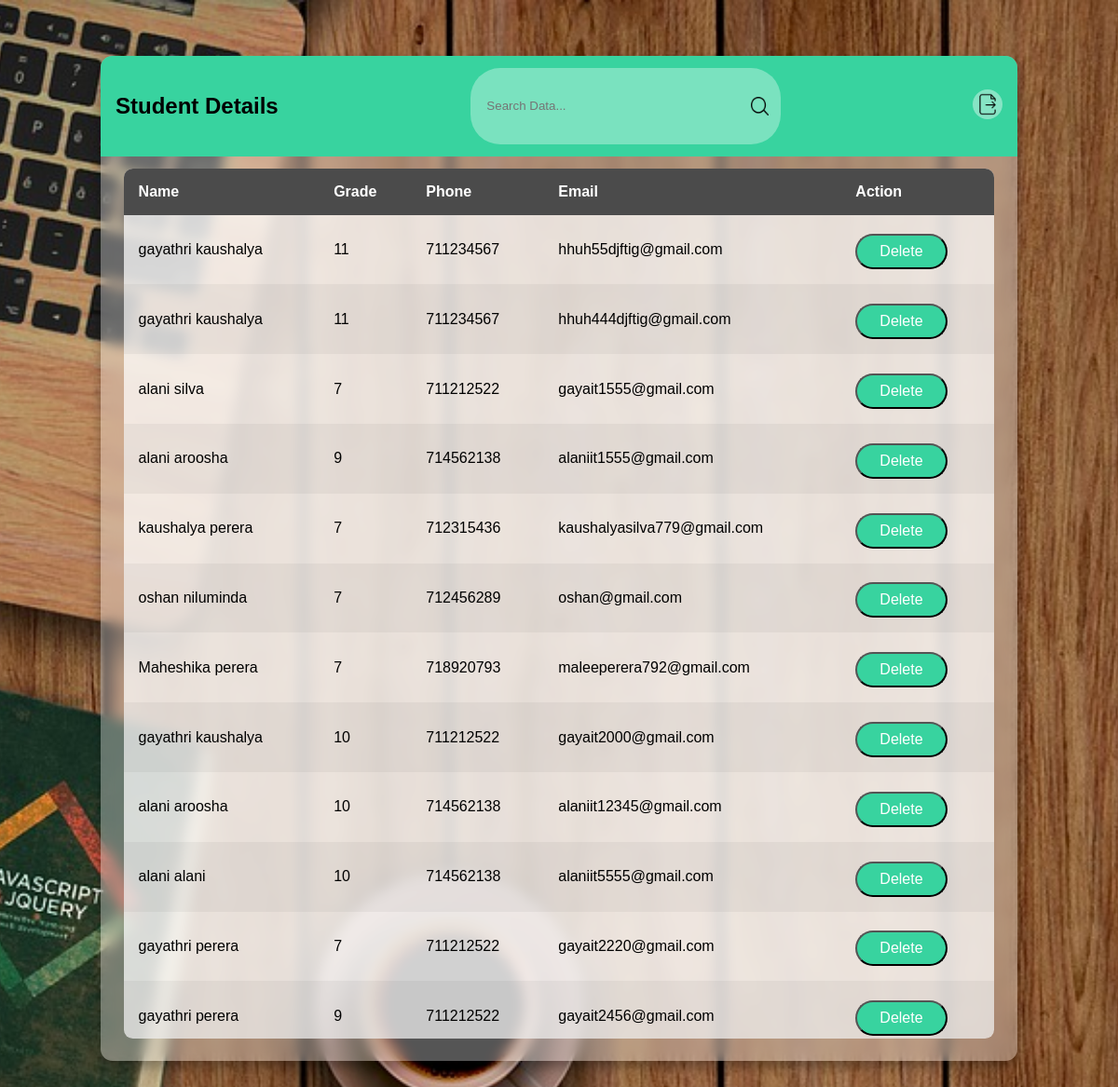
The page /admin/studenttable.php on the database its author committed.
### tables this page shows
CREATE TABLE `student` (
  `st_id` int(10) NOT NULL,
  `first_name` varchar(50) NOT NULL,
  `last_name` varchar(50) NOT NULL,
  `grade` int(10) NOT NULL,
  `phone` int(10) NOT NULL,
  `email` varchar(100) NOT NULL,
  `password` varchar(50) NOT NULL,
  `resetToken` varchar(255) DEFAULT NULL,
  `tokenExpire` date DEFAULT NULL,
  `date` datetime NOT NULL DEFAULT current_timestamp()
);

### admin/studenttable.php (the view, shortened to what this page needs)
<!DOCTYPE html>
<html lang="en">
<head>
    <link rel="stylesheet" href="admintablestyle.css">
</head>
<body>
    <main class="table">
        <section class="table__header">
            <h1>Student Details</h1>
            <div class="input-group">
                <input type="search" placeholder="Search Data...">
                <img src="images/search.png" alt="">
            </div>
            <div class="export__file">
                <a href="adminPanel.php"><label for="export-file" class="export__file-btn" title="Export File"></label></a>
            </div>
        </section>
        <section class="table__body">
        <table>
                <thead>
                    <tr>
					<th>Name</th>
					<th>Grade</th>
					<th>Phone</th>
                    <th>Email</th>
					<th>Action</th>
                    </tr>
                </thead>
				<tbody>
				<?php
					require_once "./adminconfig.php";
					$sql="SELECT* FROM student";
					$result=mysqli_query($conn,$sql);
					while($row=mysqli_fetch_assoc($result)){?>
						<tr>
							<td><?php echo $row['first_name'] ." ". $row['last_name']; ?></td>
							<td><?php echo $row['grade']; ?></td>
							<td><?php echo $row['phone']; ?></td>
                            <td><?php echo $row['email']; ?></td>
							<td>
								<a href='studentDelete.php?delete=<?php echo $row['st_id'];?>'>
									<button  >Delete</button>
								</a>
							</td>
						</tr>
						<?php
					}
				?>
				</tbody>
			</table>
        </section>
    </main>
</body>
</html>

### admin/admintablestyle.css (style rules this page uses)
:root { --green:#00E77F; --white:#fff; --light-white:#aaa; --black:#3d3d3d; --light-bg:#4b4b4b; --light-green:#38d39f; }
* { margin: 0; padding: 0; box-sizing: border-box; font-family: sans-serif; }
body { min-height: 100vh; background: url(images/web.jpg) center / cover; display: flex; justify-content: center; align-items: center; }
main.table { width: 82vw; height: 90vh; background-color: #fff5; backdrop-filter: blur(7px); box-shadow: 0 .4rem .8rem #0005; border-radius: .8rem; overflow: hidden; }
.table__header { width: 100%; height: 10%; background-color: var(--light-green); padding: .8rem 1rem; display: flex; justify-content: space-between; align-items: center; }
.table__header .input-group { width: 35%; height: 100%; background-color: #fff5; padding: 0 .8rem; border-radius: 2rem; display: flex; justify-content: center; align-items: center; transition: .2s; }
.table__header .input-group img { width: 1.2rem; height: 1.2rem; }
.table__header .input-group input { width: 100%; padding: 0 .5rem 0 .3rem; background-color: transparent; border: none; outline: none; }
.table__body { width: 95%; max-height: calc(89% - 1.6rem); background-color: #fffb; margin: .8rem auto; border-radius: .6rem; overflow: auto; overflow: overlay; }
table { width: 100%; }
table, th, td { border-collapse: collapse; padding: 1rem; text-align: left; }
thead th { position: sticky; top: 0; left: 0; color: var(--white); background-color:var(--light-bg); cursor: pointer; text-transform: capitalize; }
tbody tr:nth-child(even) { background-color: #0000000b; }
tbody tr { --delay: .1s; transition: .5s ease-in-out var(--delay), background-color 0s; }
tbody tr td, tbody tr td p, tbody tr td img { transition: .2s ease-in-out; }
button { display: inline-block; margin-top: 0.3rem; border-radius: 3rem; background-color: var(--light-green); cursor:pointer; color: var(--white); font-size: 1rem; padding: 0.5rem 1.5rem; }
.export__file { position: relative; }
.export__file .export__file-btn { display: inline-block; width: 2rem; height: 2rem; background: #fff6 url(images/export.png) center / 80% no-repeat; border-radius: 50%; transition: .2s ease-in-out; }

### rows shown on the page
student: first_name "gayathri", last_name "kaushalya", grade "11", phone "711234567", email "hhuh55djftig@gmail.com"
student: first_name "gayathri", last_name "kaushalya", grade "11", phone "711234567", email "hhuh444djftig@gmail.com"
student: first_name "alani", last_name "silva", grade "7", phone "711212522", email "gayait1555@gmail.com"
student: first_name "alani", last_name "aroosha", grade "9", phone "714562138", email "alaniit1555@gmail.com"
student: first_name "kaushalya", last_name "perera", grade "7", phone "712315436", email "kaushalyasilva779@gmail.com"
student: first_name "oshan", last_name "niluminda", grade "7", phone "712456289", email "oshan@gmail.com"
student: first_name "Maheshika", last_name "perera", grade "7", phone "718920793", email "maleeperera792@gmail.com"
student: first_name "gayathri", last_name "kaushalya", grade "10", phone "711212522", email "gayait2000@gmail.com"
student: first_name "alani", last_name "aroosha", grade "10", phone "714562138", email "alaniit12345@gmail.com"
student: first_name "alani", last_name "alani", grade "10", phone "714562138", email "alaniit5555@gmail.com"
student: first_name "gayathri", last_name "perera", grade "7", phone "711212522", email "gayait2220@gmail.com"
student: first_name "gayathri", last_name "perera", grade "9", phone "711212522", email "gayait2456@gmail.com"
